Frame 1 (no input): blank canvas, image omitted
Frame 60 (no input): blank canvas, image omitted
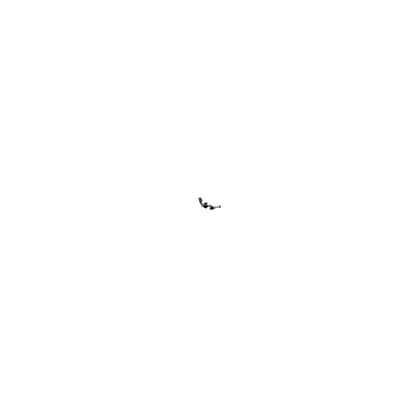
Frame 120 (the mouse pressed at the canvas centre since frame 60)

The p5.js sketch whose frames 1 and 60 were blank and that drew this single picture after the mouse press (run headless with seeded random() and noise() and a simulated clock; from frame 60 on, the mouse is pressed at the canvas centre):

// p5.js sketch
// ── sketch.js
/*
 * Create a walker that have a tendency to move down and to the right.
 *
 * Like the other walker algorithms, the walker is described in the Walker class.
 */

// Variable to store the walker
let walker;

function setup() {
  createCanvas(400, 400);
  background(255);

  // Create a new walker
  walker = new Walker();
}

function draw() {
  // Move the walker
  walker.step();
  // Draw the walker
  walker.show();
}

// ── Walker.js
/*
 * A class to describe the walker
 */
class Walker {
  // Create the walker with start in the middle of the canvas
  constructor() {
    this.x = width / 2;
    this.y = height / 2;
  }

  // Method to draw the walker in canvas
  show() {
    // The walker is black
    stroke(0);
    // The wanker is a point
    point(this.x, this.y);
  }

  // Method to move the walker
  step() {
    // We need a variable with our random number between 0 and 1
    const choice = random(1);

    // Algorithm to move the walker based on the value of the random number
    // We give the walker a 30% chance to move down, 30% chance to move right
    // and a 20% for each left and up

    if (choice < 0.2) {
      // We move the walker to the left
      this.x--;
    } else if (choice < 0.4) {
      // We move the walker up
      this.y--;
    } else if (choice < 0.7) {
      // We move right {
      this.x++;
    } else {
      // We move the walker down
      this.y++;
    }
  }
}
